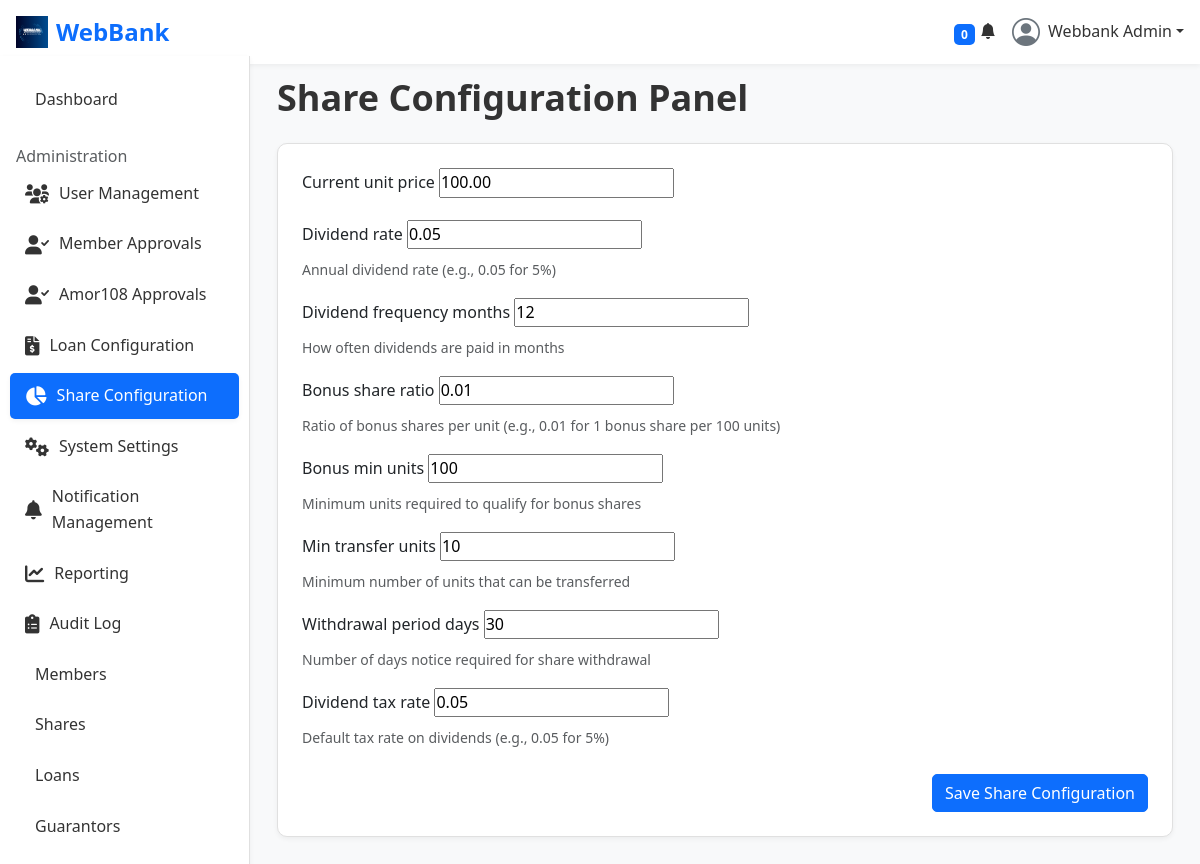
The app's page /admin-panel/share-config/ (signed in) with its own data.
### accounts/models.py (models this page shows, shortened)
class User(AbstractUser):
    USER_TYPES = (
        ('member', 'Member'),
        ('director', 'Director'),
        ('admin', 'System Admin'),
        ('guarantor', 'Guarantor'),
        ('founder', 'Founder'),
    )
    email = models.EmailField(unique=True) # Redefine email to make it unique
    USERNAME_FIELD = 'email'
    REQUIRED_FIELDS = ['first_name', 'last_name', 'phone_number']
    user_type = models.CharField(max_length=20, choices=USER_TYPES, default='member')
    phone_number = models.CharField(max_length=15, blank=True)
    residential_area = models.CharField(max_length=100, blank=True)
    address = models.TextField(blank=True)
    nationality = models.CharField(max_length=50, blank=True)
    id_number = models.CharField(max_length=20, blank=True)
    passport_no = models.CharField(max_length=20, blank=True)
    date_of_birth = models.DateField(null=True, blank=True)
    profile_picture = models.ImageField(upload_to='profiles/', null=True, blank=True)
    member_id = models.CharField(max_length=20, unique=True, null=True, blank=True)
    date_joined_sacco = models.DateField(null=True, blank=True)
    credit_score = models.IntegerField(default=750)
    is_verified = models.BooleanField(default=False)
    PROFILE_VISIBILITY_CHOICES = [
        ('private', 'Private'),
        ('public', 'Public'),
        ('only_me', 'Only Me'),
    ]
    profile_visibility = models.CharField(max_length=10, choices=PROFILE_VISIBILITY_CHOICES, default='private')
    two_factor_enabled = models.BooleanField(default=False) # Controls user preference for 2FA; full 2FA enforcement logic to be implemented separately.
    email_notifications = models.BooleanField(default=True)
    sms_notifications = models.BooleanField(default=False)
    loan_status_notifications = models.BooleanField(default=True)
    payment_reminders = models.BooleanField(default=True)
    share_dividend_notifications = models.BooleanField(default=True)
    system_maintenance_notifications = models.BooleanField(default=False)
    PREFERRED_LANGUAGE_CHOICES = [
        ('en', 'English'),
        ('es', 'Spanish'),
        ('fr', 'French'),
    ]
    preferred_language = models.CharField(max_length=5, choices=PREFERRED_LANGUAGE_CHOICES, default='en')
    PREFERRED_CURRENCY_CHOICES = [
        ('KES', 'KES (Ksh)'),
        ('USD', 'USD ($)'),
        ('EUR', 'EUR (€)'),
    ]
    preferred_currency = models.CharField(max_length=5, choices=PREFERRED_CURRENCY_CHOICES, default='KES')
    dark_mode_enabled = models.BooleanField(default=False)
    preferred_director = models.ForeignKey(
        'self',
        on_delete=models.SET_NULL,
        null=True,
        blank=True,
        related_name='preferred_members',
        limit_choices_to={'user_type': 'director'} # Filter choices to directors only
    )

### shares/models.py (models this page shows, shortened)
class ShareConfig(models.Model):
    current_unit_price = models.DecimalField(max_digits=10, decimal_places=2, default=100.00)
    dividend_rate = models.DecimalField(max_digits=5, decimal_places=2, default=0.05, help_text="Annual dividend rate (e.g., 0.05 for 5%)")
    dividend_frequency_months = models.IntegerField(default=12, help_text="How often dividends are paid in months")
    bonus_share_ratio = models.DecimalField(max_digits=5, decimal_places=2, default=0.01, help_text="Ratio of bonus shares per unit (e.g., 0.01 for 1 bonus share per 100 units)")
    bonus_min_units = models.IntegerField(default=100, help_text="Minimum units required to qualify for bonus shares")
    min_transfer_units = models.IntegerField(default=10, help_text="Minimum number of units that can be transferred")
    withdrawal_period_days = models.IntegerField(default=30, help_text="Number of days notice required for share withdrawal")
    dividend_tax_rate = models.DecimalField(max_digits=5, decimal_places=2, default=0.05, help_text="Default tax rate on dividends (e.g., 0.05 for 5%)")

### admin_panel/views.py (the view)
# urls.py: path('share-config/', views.share_config_panel, name='share_config_panel'),
@login_required
@admin_required
def share_config_panel(request):
    share_config, created = ShareConfig.objects.get_or_create(pk=1)
    if request.method == 'POST':
        form = ShareConfigForm(request.POST, instance=share_config)
        if form.is_valid():
            form.save()
            messages.success(request, "Share Configuration saved successfully.")
            return redirect('admin_panel:share_config_panel')
    else:
        form = ShareConfigForm(instance=share_config)
    context = {
        'form': form,
        'share_config': share_config,
        'user_type': request.user.user_type,
    }
    return render(request, 'admin_panel/share_config_panel.html', context)

### admin_panel/forms.py
class ShareConfigForm(forms.ModelForm):
    class Meta:
        model = ShareConfig
        fields = '__all__'

### notifications/context_processors.py (called while the page is built)
def user_notifications(request):
    if request.user.is_authenticated:
        unread_count = Notification.objects.filter(user=request.user, is_read=False).count()
        recent_notifications = Notification.objects.filter(user=request.user).order_by('-created_at')[:5]
        all_notifications = Notification.objects.filter(user=request.user).order_by('-created_at') # All notifications
        return {
            'unread_notifications_count': unread_count,
            'recent_notifications': recent_notifications,
            'all_notifications': all_notifications, # Added all notifications
        }
    return {}

### templates/admin_panel/share_config_panel.html (shortened to what this page needs)
{% extends 'base.html' %}
{% load static %}
{% block content %}
<div class="container-fluid">
    <h3 class="fw-bold mb-4">Share Configuration Panel</h3>
    <div class="card p-4 mb-4">
        <form method="post">
            {% for field in form %}
                <div class="mb-3">
                    <label for="{{ field.id_for_label }}" class="form-label">{{ field.label }}</label>
                    {{ field }}
                    {% if field.help_text %}
                        <div class="form-text">{{ field.help_text }}</div>
                    {% endif %}
                </div>
            {% endfor %}
            <div class="d-flex justify-content-end mt-4">
                <button type="submit" class="btn btn-primary">Save Share Configuration</button>
            </div>
        </form>
    </div>
</div>
{% endblock %}

### templates/base.html (shortened to what this page needs)
{% load static %}
<!DOCTYPE html>
<html lang="en">
<head>
  <link href="https://cdn.jsdelivr.net/npm/bootstrap@5.3.3/dist/css/bootstrap.min.css" rel="stylesheet">
  <link rel="stylesheet" href="https://cdnjs.cloudflare.com/ajax/libs/font-awesome/6.0.0-beta3/css/all.min.css">
  <link rel="stylesheet" href="{% static 'webbank/css/styles.css' %}">
  <link href='https://cdn.boxicons.com/fonts/basic/boxicons.min.css' rel='stylesheet'>
  <link href="https://cdn.jsdelivr.net/npm/bootstrap-icons@1.10.5/font/bootstrap-icons.css" rel="stylesheet">
</head>
<body>
  <nav class="navbar navbar-expand-lg navbar-light bg-light fixed-top px-3">
      <div class="d-flex align-items-center">
          <a class="navbar-brand d-flex align-items-center" href="{% url 'index' %}">
              <img src="{% static 'webbank/images/webbank.png' %}" alt="WebBank Logo" height="32" class="me-2">
              <span class="fw-bold text-primary">WebBank</span>
          </a>
      </div>
      <div class="ms-auto d-flex align-items-center">
          <li class="nav-item dropdown list-unstyled">
              <a class="nav-link nav-icon" href="#" data-bs-toggle="dropdown">
                  <i class="bi bi-bell-fill"></i>
                  <span class="badge bg-primary badge-number me-3">{{ unread_notifications_count|default:0 }}</span>
              </a>
          </li>
          <li class="nav-item dropdown ps-3 list-unstyled">
              <a class="nav-link nav-profile d-flex align-items-center pe-0" href="#" data-bs-toggle="dropdown">
                  {% if user.profile_picture %}
                  <img src="{{ user.profile_picture.url }}" alt="Profile" class="rounded-circle" width="32" height="32">
                  {% else %}
                  <i class="bi bi-person-circle fs-3 text-secondary"></i>
                  {% endif %}
                  <span class="d-none d-md-block dropdown-toggle ps-2">{{ user.get_full_name|default:user.username }}</span>
              </a>
          </li>
      </div>
  </nav>
  <div class="sidebar" id="sidebar">
      {% if user.is_authenticated %}
    {% if user.user_type == 'founder' %}
        <a href="{% url 'admin_panel:founder_dashboard' %}" class="nav-link {% if request.resolver_match.url_name == 'founder_dashboard' %}active{% endif %}">
            <i class='bx bxs-dashboard'></i> Dashboard
        </a>
    {% elif user.user_type == 'admin' %}
        <a href="{% url 'admin_panel:admin_dashboard' %}" class="nav-link {% if request.resolver_match.url_name == 'admin_dashboard' %}active{% endif %}">
             Dashboard
        </a>
    {% else %}
        <a href="{% url 'dashboard:main_dashboard' %}" class="nav-link {% if request.resolver_match.url_name == 'main_dashboard' %}active{% endif %}">
            <i class='bx bxs-dashboard'></i> Dashboard
        </a>
    {% endif %}
      {% if not is_amor108_dashboard %}
      {% if user.user_type == 'founder' or user.user_type == 'admin' %}
      <h6 class="sidebar-heading d-flex justify-content-between align-items-center px-3 mt-4 mb-1 text-muted">
          <span>Administration</span>
      </h6>
      <a href="{% url 'admin_panel:user_list' %}" class="nav-link {% if 'user_' in request.resolver_match.view_name %}active{% endif %}">
          <i class='fas fa-users-cog'></i> User Management
      </a>
      <a href="{% url 'admin_panel:pending_members' %}" class="nav-link {% if 'pending_members' in request.resolver_match.view_name %}active{% endif %}">
          <i class='fas fa-user-check'></i> Member Approvals
      </a>
      <a href="{% url 'admin_panel:pending_amor108_members' %}" class="nav-link {% if 'pending_amor108_members' in request.resolver_match.view_name %}active{% endif %}">
          <i class='fas fa-user-check'></i> Amor108 Approvals
      </a>
      <a href="{% url 'admin_panel:loan_config_panel' %}" class="nav-link {% if 'loan_config' in request.resolver_match.view_name or 'loan_type' in request.resolver_match.view_name %}active{% endif %}">
          <i class='fas fa-file-invoice-dollar'></i> Loan Configuration
      </a>
      <a href="{% url 'admin_panel:share_config_panel' %}" class="nav-link {% if 'share_config' in request.resolver_match.view_name %}active{% endif %}">
          <i class='fas fa-chart-pie'></i> Share Configuration
      </a>
      <a href="{% url 'admin_panel:system_config_panel' %}" class="nav-link {% if 'system_config' in request.resolver_match.view_name %}active{% endif %}">
          <i class='fas fa-cogs'></i> System Settings
      </a>
      <a href="{% url 'admin_panel:notification_settings_panel' %}" class="nav-link {% if 'notification_' in request.resolver_match.view_name %}active{% endif %}">
          <i class='fas fa-bell'></i> Notification Management
      </a>
      <a href="{% url 'admin_panel:reporting_dashboard' %}" class="nav-link {% if 'report' in request.resolver_match.view_name %}active{% endif %}">
          <i class='fas fa-chart-line'></i> Reporting
      </a>
      <a href="{% url 'admin_panel:audit_log_list' %}" class="nav-link {% if 'audit_log' in request.resolver_match.view_name %}active{% endif %}">
          <i class='fas fa-clipboard-list'></i> Audit Log
      </a>
      {% endif %}
      {% if user.user_type == 'admin' %}
      <a href="{% url 'members:members_dashboard' %}" class="nav-link {% if request.resolver_match.url_name == 'members_dashboard' %}active{% endif %}">
           Members
      </a>
      {% endif %}
      <a href="{% url 'shares:shares_dashboard' %}" class="nav-link {% if request.resolver_match.url_name == 'shares_dashboard' %}active{% endif %}">
           Shares
      </a>
      <a href="{% url 'loans:loans_dashboard' %}" class="nav-link {% if request.resolver_match.url_name == 'loans_dashboard' %}active{% endif %}">
           Loans
      </a>
      {% endif %}
      {% if user.user_type == 'guarantor' or user.user_type == 'admin' or user.user_type == 'founder' %}
      <a href="{% url 'guarantees:guarantees_dashboard' %}" class="nav-link {% if request.resolver_match.url_name == 'guarantees_dashboard' %}active{% endif %}">
           Guarantors
      </a>
      {% endif %}
      {% endif %}
  </div>
  <div class="content main-content">
      {% block content %}
      {% endblock %}
  </div>
</body>
</html>

### static/webbank/css/styles.css (style rules this page uses)
:root { --primary-color: #0d6efd; --secondary-color: #6c757d; --success-color: #198754; --info-color: #0dcaf0; --warning-color: #ffc107; --danger-color: #dc3545; --light-color: #f8f9fa; --dark-color: #212529; --bg-light-gray: #f8f9fa; --text-dark: #333; --text-muted: #6c757d; --border-color: #e0e0e0; --shadow-sm: 0 2px 5px rgba(0, 0, 0, 0.05); --shadow-md: 0 5px 15px rgba(0, 0, 0, 0.1); --border-radius-sm: 5px; --border-radius-md: 10px; --border-radius-lg: 15px; --transition-speed: 0.3s; }
*, *::before, *::after { box-sizing: border-box; padding: 0; margin: 0; }
html { scroll-behavior: smooth; }
body { font-family: 'Segoe UI', Roboto, 'Helvetica Neue', Arial, sans-serif; line-height: 1.6; color: var(--text-dark); background-color: var(--bg-light-gray); padding-top: 56px; }
a { text-decoration: none; color: var(--primary-color); transition: color var(--transition-speed) ease, background-color var(--transition-speed) ease; }
.btn { transition: all var(--transition-speed) ease; border-radius: var(--border-radius-sm); }
.card { border-radius: var(--border-radius-md); border: 1px solid var(--border-color); box-shadow: var(--shadow-sm); transition: all var(--transition-speed) ease; }
h3 { font-size: 1.75rem; }
h6 { font-size: 1rem; }
@media (min-width: 768px) { h3 { font-size: 2rem; } }
@media (min-width: 992px) { h3 { font-size: 2.25rem; } }
.navbar { box-shadow: var(--shadow-sm); background-color: white !important; }
.navbar-brand { font-weight: 700; font-size: 1.5rem; color: var(--dark-color) !important; }
.navbar-brand .text-primary { color: var(--primary-color) !important; }
.navbar .badge { position: absolute; top: 5px; right: 5px; padding: 0.35em 0.6em; font-size: 0.75em; line-height: 1; border-radius: var(--border-radius-sm); }
.sidebar { position: fixed; top: 56px; left: 0; height: calc(100% - 56px); width: 250px; background-color: white; border-right: 1px solid var(--border-color); transform: translateX(-100%); transition: transform var(--transition-speed) ease-in-out, width var(--transition-speed) ease-in-out; z-index: 1030; padding-top: 1rem; box-shadow: var(--shadow-sm); }
.sidebar .nav-link { color: var(--text-dark); padding: 10px 15px; display: flex; align-items: center; border-radius: var(--border-radius-sm); margin: 5px 10px; transition: background-color 0.2s ease, color 0.2s ease; }
.sidebar .nav-link i { margin-right: 10px; font-size: 1.2rem; }
.sidebar .nav-link.active { background-color: var(--primary-color); color: white; box-shadow: var(--shadow-sm); }
.sidebar .nav-link.active i { color: white; }
.content { margin-left: 0; padding: 20px; transition: margin-left var(--transition-speed) ease-in-out; min-height: calc(100vh - 56px); }
@media (min-width: 992px) { .sidebar { transform: translateX(0); width: 250px; } }
@media (min-width: 992px) { .content { margin-left: 250px; } }
.main-content { padding-left: 15px; padding-right: 15px; }
@media (min-width: 992px) { .share-container, .main-content { max-width: calc(100% - 250px); } }

### records on screen
User: get_full_name "Webbank Admin"
ShareConfig: form "100.00" "0.05" "12" "0.01" "100" "10" "30" "0.05"

### other values on screen
{{ unread_notifications_count|default:0 }} "0"
{{ field.label }} "Current unit price" "Dividend rate" "Dividend frequency months" "Bonus share ratio" "Bonus min units" "Min transfer units" "Withdrawal period days" "Dividend tax rate"
{{ field.help_text }} "Annual dividend rate (e.g., 0.05 for 5%)" "How often dividends are paid in months" "Ratio of bonus shares per unit (e.g., 0.01 for 1 bonus share per 100 units)" "Minimum units required to qualify for bonus shares" "Minimum number of units that can be transferred" "Number of days notice required for share withdrawal" "Default tax rate on dividends (e.g., 0.05 for 5%)"
